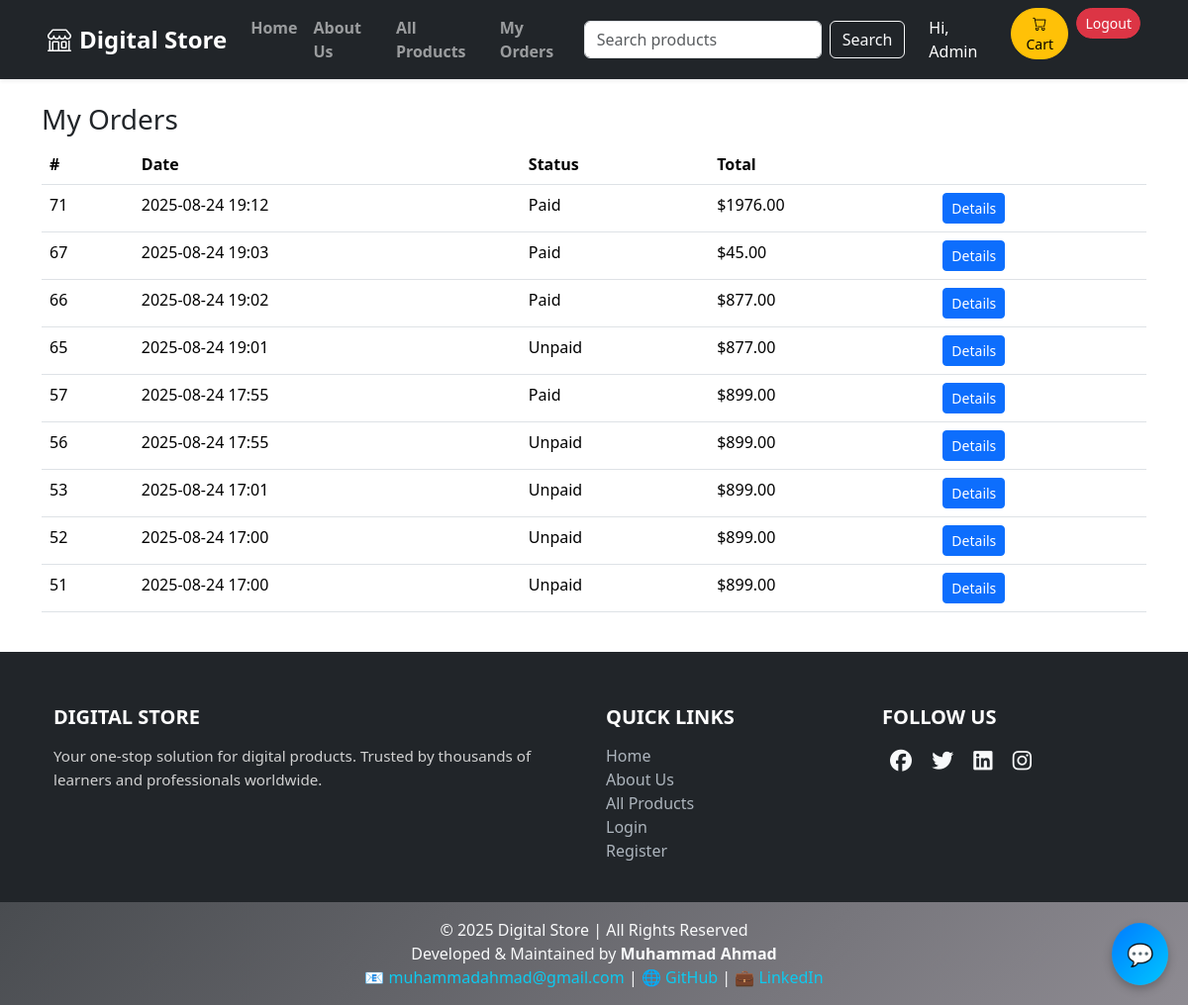
Page /store/orders/ (signed in) on the committed database.
### store/models.py (models this page shows, shortened)
class Order(models.Model):
    user = models.ForeignKey(User, on_delete=models.CASCADE, related_name='orders')
    created_at = models.DateTimeField(auto_now_add=True)
    paid = models.BooleanField(default=False)
    total = models.DecimalField(max_digits=10, decimal_places=2, default=0)
    class Meta:
        ordering = ['-created_at']

### store/views.py (the view)
# urls.py: path('orders/', views.orders_list, name='orders'),
@login_required
def orders_list(request):
    orders = Order.objects.filter(user=request.user).order_by('-created_at')
    return render(request, 'store/orders.html', {'orders': orders})

### store/templates/store/orders.html (shortened to what this page needs)
{% extends 'base.html' %}
{% block content %}
<h3>My Orders</h3>
<table class="table">
  <thead><tr><th>#</th><th>Date</th><th>Status</th><th>Total</th><th></th></tr></thead>
  <tbody>
    {% for o in orders %}
    <tr>
      <td>{{ o.id }}</td>
      <td>{{ o.created_at|date:'Y-m-d H:i' }}</td>
      <td>{% if o.paid %}Paid{% else %}Unpaid{% endif %}</td>
      <td>${{ o.total }}</td>
      <td><a class="btn btn-sm btn-primary" href="{% url 'store:order_detail' o.id %}">Details</a></td>
    </tr>
    {% empty %}
    <tr><td colspan="5">No orders yet.</td></tr>
    {% endfor %}
  </tbody>
</table>
{% endblock %}

### store/templates/base.html (shortened to what this page needs)
{% load static %}
<!DOCTYPE html>
<html lang="en">
<head>
  <link rel="stylesheet" href="https://cdn.jsdelivr.net/npm/bootstrap-icons@1.11.1/font/bootstrap-icons.css">
  <link rel="stylesheet" href="https://cdn.jsdelivr.net/npm/bootstrap@5.3.3/dist/css/bootstrap.min.css">
  <link rel="stylesheet" href="{% static 'store/css/styles.css' %}">
  <link rel="stylesheet" href="https://cdnjs.cloudflare.com/ajax/libs/font-awesome/6.5.0/css/all.min.css">
</head>
<body>
<nav class="navbar navbar-expand-lg navbar-dark bg-dark shadow-sm sticky-top ">
  <div class="container-fluid px-5">
    <a class="navbar-brand fw-bold fs-4" href="{% url 'store:index' %}">
      <i class="bi bi-shop me-2"></i>Digital Store
    </a>
    <div class="collapse navbar-collapse" id="navbarContent">
      <ul class="navbar-nav me-auto mb-2 mb-lg-0">
        <li class="nav-item">
          <a class="nav-link fw-semibold" href="{% url 'store:index' %}">Home</a>
        </li>
        <li class="nav-item">
          <a class="nav-link fw-semibold" href="{% url 'store:about' %}">About Us</a>
        </li>
        <li class="nav-item">
          <a class="nav-link fw-semibold" href="{% url 'store:all_products' %}">All Products</a>
        </li>
        <li class="nav-item">
          <a class="nav-link fw-semibold" href="{% url 'store:orders' %}">My Orders</a>
        </li>
      </ul>
      <form class="d-flex me-3" action="{% url 'store:search' %}">
        <input class="form-control me-2 " type="search" name="q" placeholder="Search products">
        <button class="btn btn-outline-light ">Search</button>
      </form>
      <ul class="navbar-nav mb-2 mb-lg-0">
        {% if user.is_authenticated %}
          <li class="nav-item d-flex align-items-center me-2">
            <span class="nav-link text-white">Hi, {{ user.username }}</span>
          </li>
          <li class="nav-item me-2">
            <a class="btn btn-warning btn-sm rounded-pill" href="{% url 'store:cart' %}">
              <i class="bi bi-cart"></i> Cart
            </a>
          </li>
          <li class="nav-item">
            <form action="{% url 'logout' %}" method="post" class="d-inline">
              <button type="submit" class="btn btn-danger btn-sm rounded-pill">Logout</button>
            </form>
          </li>
        {% endif %}
      </ul>
    </div>
  </div>
</nav>
<main class="container my-4">
  {% block content %}{% endblock %}
</main>
 {% block footer %}
    <footer class="text-white text-center text-lg-start">
      <div class="container p-4">
        <div class="row">
          <div class="col-lg-6 col-md-12 mb-4 mb-md-0 text-start">
            <h5 class="text-uppercase">Digital Store</h5>
            <p>
              Your one-stop solution for digital products.
              Trusted by thousands of learners and professionals worldwide.
            </p>
          </div>
          <div class="col-lg-3 col-md-6 mb-4 mb-md-0">
            <h5 class="text-uppercase">Quick Links</h5>
            <ul class="list-unstyled">
              <li><a href="{% url 'store:index' %}">Home</a></li>
              <li><a href="{% url 'store:about' %}">About Us</a></li>
              <li><a href="{% url 'store:all_products' %}">All Products</a></li>
              <li><a href="{% url 'login' %}">Login</a></li>
              <li><a href="{% url 'store:register' %}">Register</a></li>
            </ul>
          </div>
          <div class="col-lg-3 col-md-6 mb-4 mb-md-0">
            <h5 class="text-uppercase">Follow Us</h5>
            <div class="social-icons mt-2">
              <a href="https://facebook.com" target="_blank"><i class="fab fa-facebook"></i></a>
              <a href="https://twitter.com" target="_blank"><i class="fab fa-twitter"></i></a>
              <a href="https://linkedin.com" target="_blank"><i class="fab fa-linkedin"></i></a>
              <a href="https://instagram.com" target="_blank"><i class="fab fa-instagram"></i></a>
            </div>
          </div>
        </div>
      </div>
      <div class="text-center p-3" style="background: linear-gradient(135deg, #494c50ff, #8e8b92ff); color: #f8f9fa;">
        © 2025 Digital Store | All Rights Reserved <br>
        Developed & Maintained by <strong>Muhammad Ahmad</strong> <br>
        📧 <a href="mailto:muhammadahmad5165@gmail.com" class="text-decoration-none text-info">muhammadahmad@gmail.com</a> |
        🌐 <a href="https://github.com/muhammadahmad516576" target="_blank" class="text-decoration-none text-info">GitHub</a> |
        💼 <a href="https://www.linkedin.com/in/muhammad-ahmad-0608b5278" target="_blank" class="text-decoration-none text-info">LinkedIn</a>
      </div>
    </footer>
    {% endblock footer %}
{% block chatbot %}
    {% if request.resolver_match.url_name != 'login' and request.resolver_match.url_name != 'register' %}
<div id="chatbot-icon">💬</div>
    {% endif %}
{% endblock chatbot %}
</body>
</html>

### store/templates/base.html (style rules this page uses)
html, body { height: 100%; margin: 0; }
body { display: flex; flex-direction: column; min-height: 100vh; }
main { flex: 1; }
.navbar-nav .nav-link { position: relative; transition: color 0.3s; }
.navbar-nav .nav-link::after { content: ''; position: absolute; width: 0; height: 2px; bottom: 0; left: 0; background-color: #0dcaf0; transition: width 0.3s; }
footer { background: #212529; color: #f8f9fa; text-align: center; padding: 30px 0 0px; margin-top: auto; }
footer h5 { font-weight: bold; margin-bottom: 15px; }
footer p { font-size: 0.95rem; line-height: 1.6; color: #d1d1d1; }
footer a { color: #adb5bd; text-decoration: none; transition: color 0.3s ease-in-out; }
.social-icons a { display: inline-block; margin: 0 8px; font-size: 22px; color: #f8f9fa; transition: all 0.3s ease-in-out; }
#chatbot-icon { position: fixed; bottom: 20px; right: 20px; background: linear-gradient(135deg, #007bff, #00c6ff); color: white; border-radius: 50%; padding: 15px; cursor: pointer; font-size: 22px; box-shadow: 0 4px 10px rgba(0,0,0,0.25); transition: transform 0.2s ease-in-out; z-index: 1000; }

### rows in the picture
Order: id "71", created_at "2025-08-24 19:12", paid "Paid", total "1976.00"
Order: id "67", created_at "2025-08-24 19:03", paid "Paid", total "45.00"
Order: id "66", created_at "2025-08-24 19:02", paid "Paid", total "877.00"
Order: id "65", created_at "2025-08-24 19:01", paid "Unpaid", total "877.00"
Order: id "57", created_at "2025-08-24 17:55", paid "Paid", total "899.00"
Order: id "56", created_at "2025-08-24 17:55", paid "Unpaid", total "899.00"
Order: id "53", created_at "2025-08-24 17:01", paid "Unpaid", total "899.00"
Order: id "52", created_at "2025-08-24 17:00", paid "Unpaid", total "899.00"
Order: id "51", created_at "2025-08-24 17:00", paid "Unpaid", total "899.00"

### other values in the picture
{{ user.username }} "Admin"
